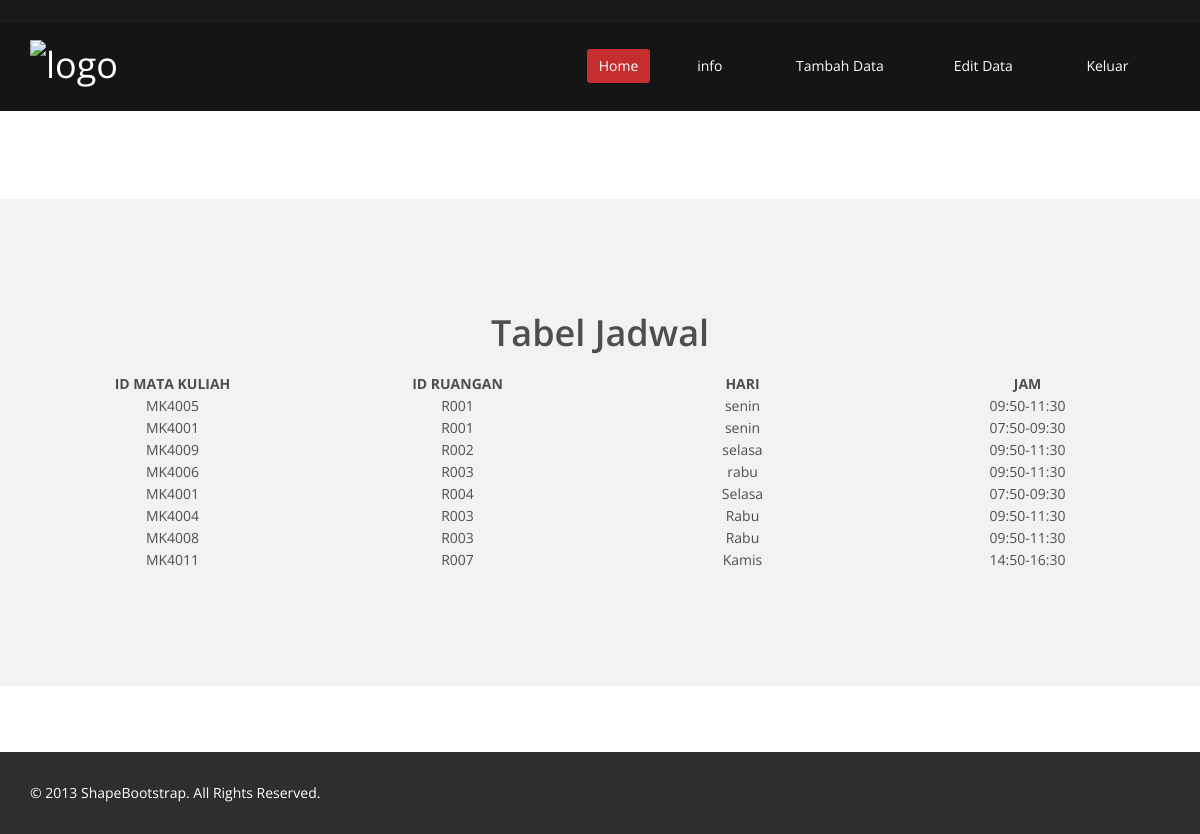
Page /sjadwal.php (signed in) on the committed database.
### tables this page shows
CREATE TABLE IF NOT EXISTS `jadwal` (
  `ID_JADWAL` bigint(20) NOT NULL,
  `ID_MATKUL` char(6) DEFAULT NULL,
  `ID_RUANGAN` char(4) DEFAULT NULL,
  `HARI` varchar(7) NOT NULL,
  `JAM` varchar(20) NOT NULL,
  `STATUS` varchar(20) NOT NULL
);

### sjadwal.php (the view, shortened to what this page needs)
<?php
if ( !isset($_SESSION['logged-in']) || $_SESSION['logged-in'] !== true) {
header('Location: index.php');
exit;
} else { $query = "SELECT * FROM jadwal";
$result= mysql_query($query);
?>
<!DOCTYPE html>
<html lang="en">
<head>
    <link href="css/bootstrap.min.css" rel="stylesheet">
    <link href="css/font-awesome.min.css" rel="stylesheet">
    <link href="css/animate.min.css" rel="stylesheet">
    <link href="css/prettyPhoto.css" rel="stylesheet">
    <link href="css/main.css" rel="stylesheet">
    <link href="css/responsive.css" rel="stylesheet">
</head>
<body class="homepage">
    <header id="header">
        <div class="top-bar">
            <div class="container">
                <div class="row">
                    <div class="col-sm-6 col-xs-4">
                    </div>
                    <div class="col-sm-6 col-xs-8">
                           </div>
                       </div>
                    </div>
                </div>
        <nav class="navbar navbar-inverse" role="banner">
            <div class="container">
                <div class="navbar-header">
                    <a class="navbar-brand" href="index.html"><img src="images/logo.png" alt="logo"></a>
                </div>
                 <div class="collapse navbar-collapse navbar-right">
                    <ul class="nav navbar-nav">
                        <li class="active"><a href="admin_homepage.php">Home</a></li>
                        <li class="dropdown">
                            <a href="#" class="dropdown-toggle" data-toggle="dropdown">info <i class="fa fa-angle-down"></i></a>
                        </li>                      <li class="dropdown">
                            <a href="#" class="dropdown-toggle" data-toggle="dropdown">Tambah Data<i class="fa fa-angle-down"></i></a>
                        </li>                      <li class="dropdown">
                            <a href="#" class="dropdown-toggle" data-toggle="dropdown">Edit Data <i class="fa fa-angle-down"></i></a>
                        </li>
                        <li class="dropdown">
                            <a href="#" class="dropdown-toggle" data-toggle="dropdown">Keluar <i class="fa fa-angle-down"></i></a>
                        </li>
                    </ul>
                </div>
            </div>
        </nav>
    </header>
	<br><br><br><br>
    <section id="feature" >
        <div class="container">
           <div class="center wow fadeInDown">
		   <div id="container">
	<div class="shell">
		<br />
		<div id="main">
			<div class="cl">&nbsp;</div>
			<div id="content">
				<div class="box">
					<div class="box-head">
						<h2 class="left">Tabel Jadwal</h2>
					</div>
					<div class="table">
						<table width="100%" border="0" cellspacing="0" cellpadding="0" align='center'>
							<tr align='center'>
								<td width="200px"> <b> ID MATA KULIAH </b> </td>
								<td width="200px"> <b> ID RUANGAN</b> </td>
								<td width="200px"> <b> HARI</b> </td>
								<td width="200px"> <b> JAM</b> </td>
							</tr>
							<?php
							while ($data = mysql_fetch_array($result))
							{
							echo "
								<tr align='center'>
								<td>".$data['ID_MATKUL']."</td>
								<td>".$data['ID_RUANGAN']."</td>
								<td>".$data['HARI']."</td>
								<td>".$data['JAM']."</td>
								</tr>";
							}
							?>
						</table>
					</div>
       </div>
	   </div>
       </div>
    </section>
<br><br><br>
    <footer id="footer" class="midnight-blue">
        <div class="container">
            <div class="row">
                <div class="col-sm-6">
                    &copy; 2013 <a target="_blank" href="http://shapebootstrap.net/" title="Free Twitter Bootstrap WordPress Themes and HTML templates">ShapeBootstrap</a>. All Rights Reserved.
                </div>
            </div>
        </div>
    </footer>
</body>
</html>
<?php
     };
     ?>

### css/main.css (style rules this page uses)
body { background: #fff; font-family: 'Open Sans', sans-serif; color:#4e4e4e; line-height: 22px; }
h1, h2, h3, h4, h5, h6 { font-weight: 600; font-family: 'Open Sans', sans-serif; color:#4e4e4e; }
h2 { font-size: 20px; }
a { color: #c52d2f; -webkit-transition: color 300ms, background-color 300ms; -moz-transition: color 300ms, background-color 300ms; -o-transition: color 300ms, background-color 300ms; transition: color 300ms, background-color 300ms; }
.center h2 { font-size: 36px; margin-top: 0; margin-bottom: 20px; }
body > section { padding: 70px 0; }
.center { text-align: center; padding-bottom: 55px; }
.navbar>.container .navbar-brand { margin-left: 0; }
.top-bar { padding: 10px 0; background: #191919; border-bottom: 1px solid #222; line-height: 28px; }
.navbar-brand { padding: 0; margin:0; }
.navbar { border-radius: 0; margin-bottom: 0; background: #151515; padding: 15px 0; padding-bottom: 0; }
.navbar-nav { margin-top: 12px; }
.navbar-nav>li { margin-left: 35px; padding-bottom: 28px; }
.navbar-inverse .navbar-nav > li > a { padding: 5px 12px; margin: 0; border-radius: 3px; color: #fff; line-height: 24px; display: inline-block; }
.navbar-inverse { border: none; }
.navbar-inverse .navbar-brand { font-size: 36px; line-height: 50px; color: #fff; }
.navbar-inverse .navbar-nav > .active > a, .navbar-inverse .navbar-nav > .active > a:hover, .navbar-inverse .navbar-nav > .active > a:focus, .navbar-inverse .navbar-nav > .open > a, .navbar-inverse .navbar-nav > .open > a:hover, .navbar-inverse .navbar-nav > .open > a:focus { background-color: #c52d2f; color: #fff; }
.navbar-inverse .navbar-collapse, .navbar-inverse .navbar-form { border-top: 0; padding-bottom: 0; }
#feature { background: #f2f2f2; padding-bottom: 40px; }
#footer { padding-top: 30px; padding-bottom: 30px; color: #fff; background: #2e2e2e; }
#footer a { color: #fff; }

### rows in the picture
jadwal: ID_MATKUL "MK4005", ID_RUANGAN "R001", HARI "senin", JAM "09:50-11:30"
jadwal: ID_MATKUL "MK4001", ID_RUANGAN "R001", HARI "senin", JAM "07:50-09:30"
jadwal: ID_MATKUL "MK4009", ID_RUANGAN "R002", HARI "selasa", JAM "09:50-11:30"
jadwal: ID_MATKUL "MK4006", ID_RUANGAN "R003", HARI "rabu", JAM "09:50-11:30"
jadwal: ID_MATKUL "MK4001", ID_RUANGAN "R004", HARI "Selasa", JAM "07:50-09:30"
jadwal: ID_MATKUL "MK4004", ID_RUANGAN "R003", HARI "Rabu", JAM "09:50-11:30"
jadwal: ID_MATKUL "MK4008", ID_RUANGAN "R003", HARI "Rabu", JAM "09:50-11:30"
jadwal: ID_MATKUL "MK4011", ID_RUANGAN "R007", HARI "Kamis", JAM "14:50-16:30"
